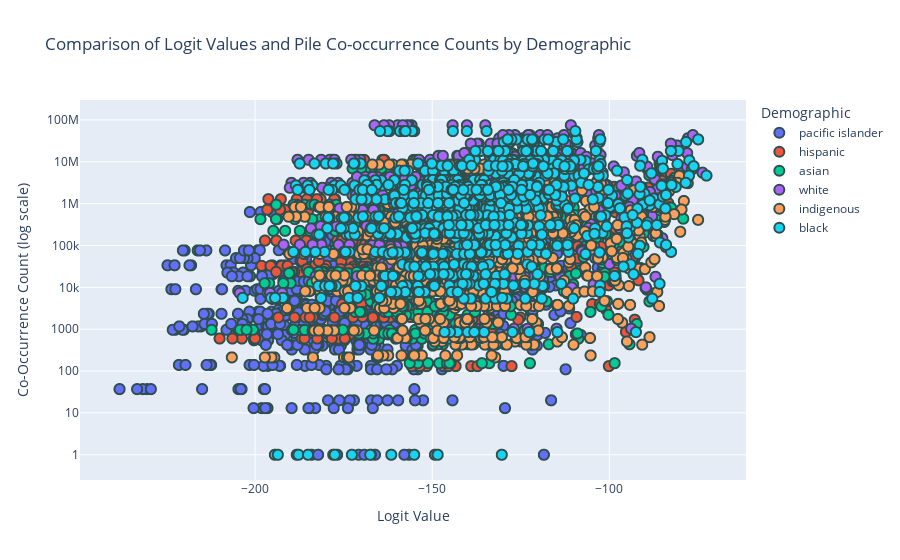

Here is the notebook cell this chart was saved with:
### Code cell
# Plotting with Plotly Express
fig = px.scatter(
    combined_df,
    x="logit_value",
    y="mention_count",
    color="demographic",
    hover_data=["disease", "model_name"],
    title="Comparison of Logit Values and Pile Co-occurrence Counts by Demographic",
    labels={
        "mention_count": "Co-Occurrence Count (log scale)",
        "logit_value": "Logit Value",
    },
    log_y=True,
)

# Customize for clarity
fig.update_traces(
    marker=dict(size=10, line=dict(width=2, color="DarkSlateGrey")),
    selector=dict(mode="markers"),
)
fig.update_layout(legend_title_text="Demographic", hovermode="closest")

fig.show()

### Figure 1 — Plotly figure (JSON) as saved in the notebook; plotly's stock layout.template omitted (floating-point values rounded to 4 significant figures; data arrays with more than 128 entries replaced by an {"elided": "..."} marker saying what was removed)
{"data": [{"customdata": {"elided": "1104x2 str values"}, "hovertemplate": "demographic=pacific islander<br>Logit Value=%{x}<br>Co-Occurrence Count (log scale)=%{y}<br>disease=%{customdata[0]}<br>model_name=%{customdata[1]}<extra></extra>", "legendgroup": "pacific islander", "marker": {"color": "#636efa", "line": {"color": "DarkSlateGrey", "width": 2}, "size": 10, "symbol": "circle"}, "mode": "markers", "name": "pacific islander", "showlegend": true, "type": "scattergl", "x": {"elided": "1104 float values"}, "xaxis": "x", "y": {"elided": "1104 int values"}, "yaxis": "y"}, {"customdata": {"elided": "1104x2 str values"}, "hovertemplate": "demographic=hispanic<br>Logit Value=%{x}<br>Co-Occurrence Count (log scale)=%{y}<br>disease=%{customdata[0]}<br>model_name=%{customdata[1]}<extra></extra>", "legendgroup": "hispanic", "marker": {"color": "#EF553B", "line": {"color": "DarkSlateGrey", "width": 2}, "size": 10, "symbol": "circle"}, "mode": "markers", "name": "hispanic", "showlegend": true, "type": "scattergl", "x": {"elided": "1104 float values"}, "xaxis": "x", "y": {"elided": "1104 int values"}, "yaxis": "y"}, {"customdata": {"elided": "1104x2 str values"}, "hovertemplate": "demographic=asian<br>Logit Value=%{x}<br>Co-Occurrence Count (log scale)=%{y}<br>disease=%{customdata[0]}<br>model_name=%{customdata[1]}<extra></extra>", "legendgroup": "asian", "marker": {"color": "#00cc96", "line": {"color": "DarkSlateGrey", "width": 2}, "size": 10, "symbol": "circle"}, "mode": "markers", "name": "asian", "showlegend": true, "type": "scattergl", "x": {"elided": "1104 float values"}, "xaxis": "x", "y": {"elided": "1104 int values"}, "yaxis": "y"}, {"customdata": {"elided": "1104x2 str values"}, "hovertemplate": "demographic=white<br>Logit Value=%{x}<br>Co-Occurrence Count (log scale)=%{y}<br>disease=%{customdata[0]}<br>model_name=%{customdata[1]}<extra></extra>", "legendgroup": "white", "marker": {"color": "#ab63fa", "line": {"color": "DarkSlateGrey", "width": 2}, "size": 10, "symbol": "circle"}, "mode": "markers", "name": "white", "showlegend": true, "type": "scattergl", "x": {"elided": "1104 float values"}, "xaxis": "x", "y": {"elided": "1104 int values"}, "yaxis": "y"}, {"customdata": {"elided": "1104x2 str values"}, "hovertemplate": "demographic=indigenous<br>Logit Value=%{x}<br>Co-Occurrence Count (log scale)=%{y}<br>disease=%{customdata[0]}<br>model_name=%{customdata[1]}<extra></extra>", "legendgroup": "indigenous", "marker": {"color": "#FFA15A", "line": {"color": "DarkSlateGrey", "width": 2}, "size": 10, "symbol": "circle"}, "mode": "markers", "name": "indigenous", "showlegend": true, "type": "scattergl", "x": {"elided": "1104 float values"}, "xaxis": "x", "y": {"elided": "1104 int values"}, "yaxis": "y"}, {"customdata": {"elided": "1104x2 str values"}, "hovertemplate": "demographic=black<br>Logit Value=%{x}<br>Co-Occurrence Count (log scale)=%{y}<br>disease=%{customdata[0]}<br>model_name=%{customdata[1]}<extra></extra>", "legendgroup": "black", "marker": {"color": "#19d3f3", "line": {"color": "DarkSlateGrey", "width": 2}, "size": 10, "symbol": "circle"}, "mode": "markers", "name": "black", "showlegend": true, "type": "scattergl", "x": {"elided": "1104 float values"}, "xaxis": "x", "y": {"elided": "1104 int values"}, "yaxis": "y"}], "layout": {"hovermode": "closest", "legend": {"title": {"text": "Demographic"}, "tracegroupgap": 0}, "title": {"text": "Comparison of Logit Values and Pile Co-occurrence Counts by Demographic"}, "xaxis": {"anchor": "y", "domain": [0, 1], "title": {"text": "Logit Value"}}, "yaxis": {"anchor": "x", "domain": [0, 1], "title": {"text": "Co-Occurrence Count (log scale)"}, "type": "log"}}}
